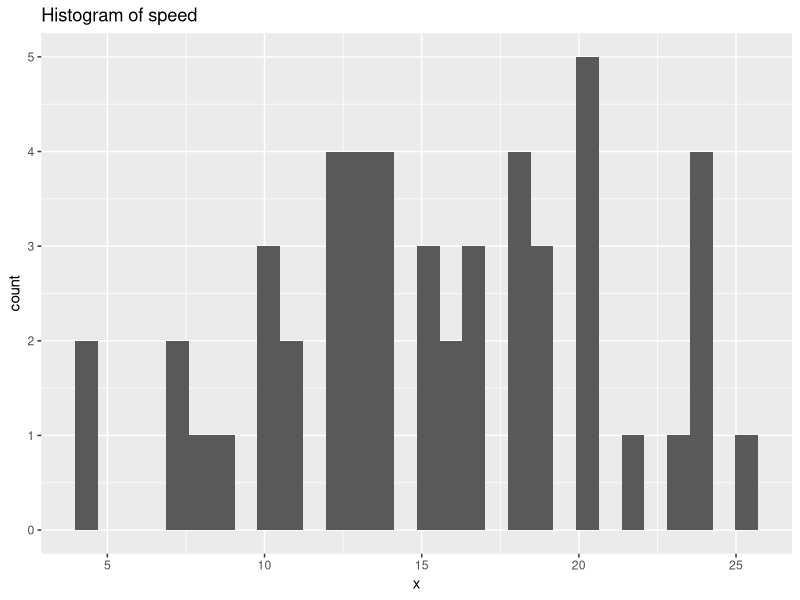
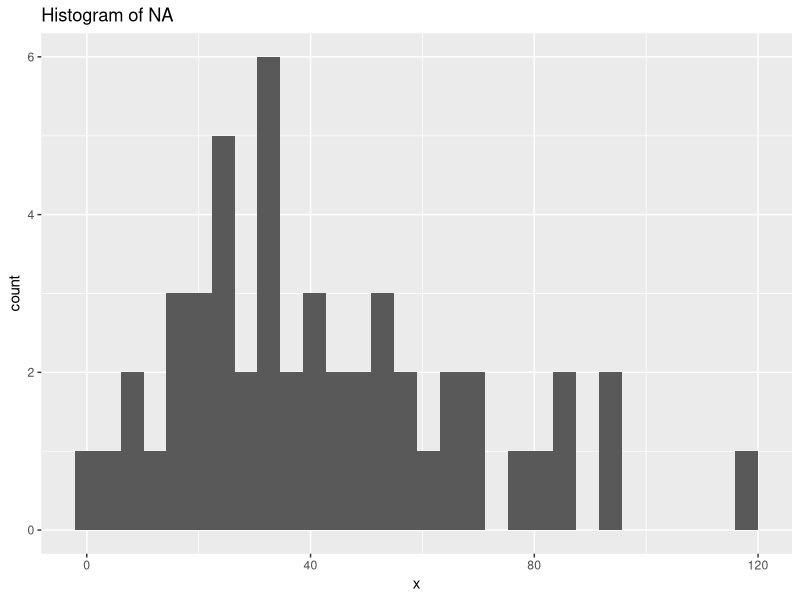
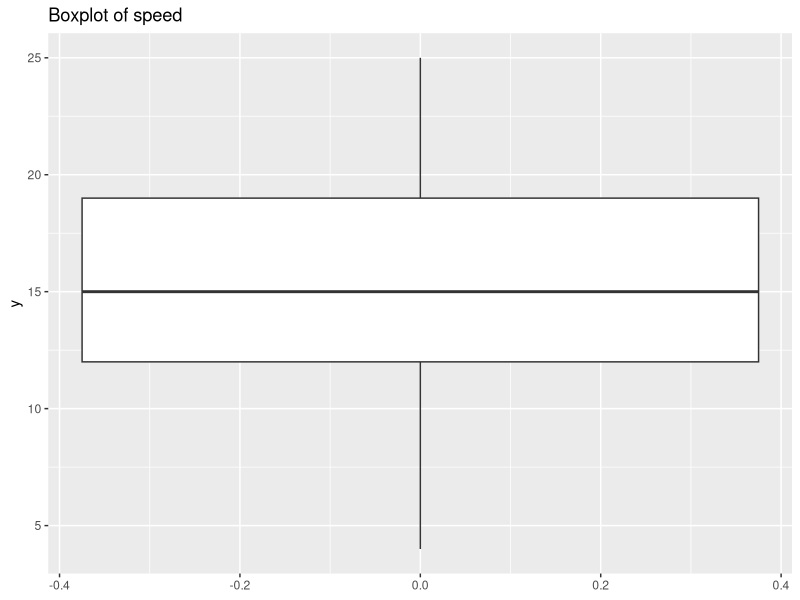
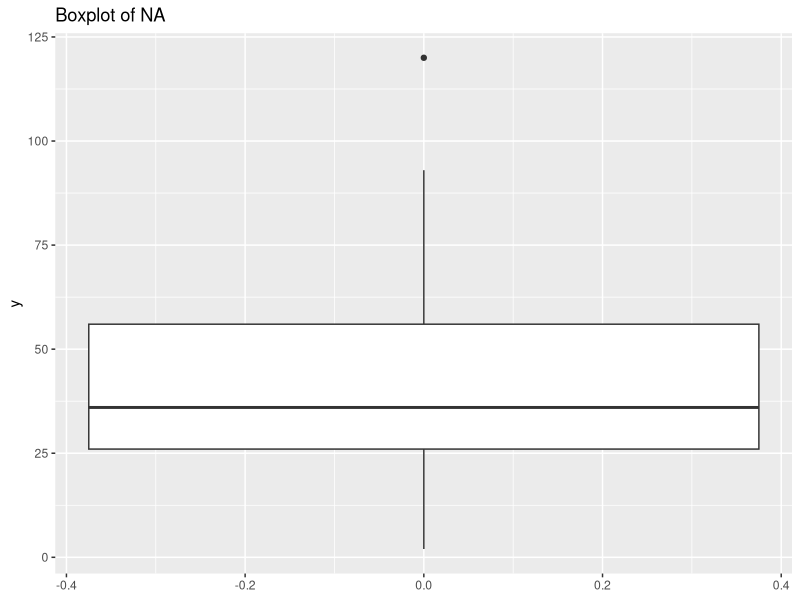
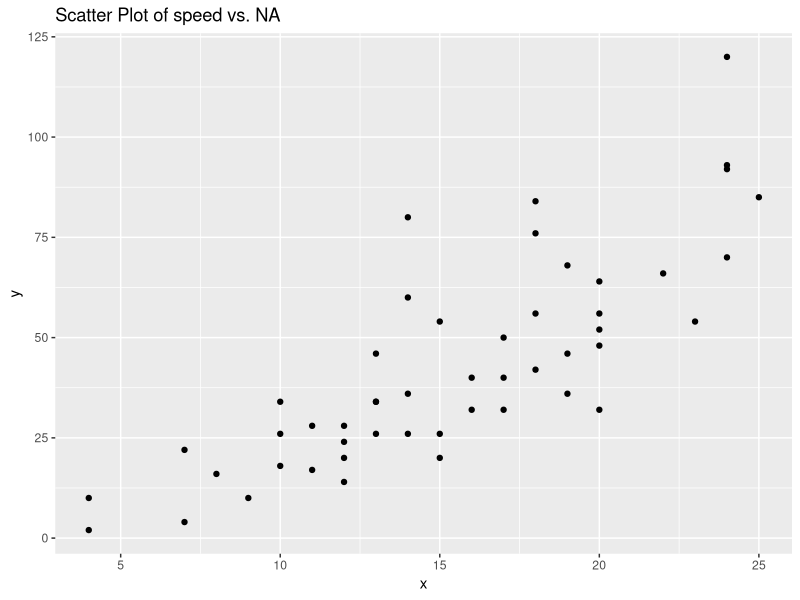

Write R code to recreate these figures, in order. (Note: this script raises an error after producing the figures.)
library(ggplot2)
library(dplyr)
library(reshape2)

# Function to generate histograms for all numeric columns
generate_histograms <- function(data) {
  numeric_cols <- Filter(is.numeric, data)
  plots <- lapply(numeric_cols, function(col) {
    col_name <- colnames(data)[which(data == col)]
    ggplot(data, aes(x = !!col)) +
      geom_histogram() +
      labs(title = paste("Histogram of", col_name))
  })
  return(plots)
}

# Function to generate boxplots for all numeric columns
generate_boxplots <- function(data) {
  numeric_cols <- Filter(is.numeric, data)
  plots <- lapply(numeric_cols, function(col) {
    col_name <- colnames(data)[which(data == col)]
    ggplot(data, aes(y = !!col)) +
      geom_boxplot() +
      labs(title = paste("Boxplot of", col_name))
  })
  return(plots)
}

# Function to generate bar plots for all categorical columns
generate_barplots <- function(data) {
  categorical_cols <- Filter(is.factor, data)
  plots <- lapply(categorical_cols, function(col) {
    col_name <- colnames(data)[which(data == col)]
    ggplot(data, aes(x = !!col)) +
      geom_bar() +
      labs(title = paste("Barplot of", col_name))
  })
  return(plots)
}

# Function to generate scatter plots for all pairs of numeric columns
generate_scatterplots <- function(data) {
  numeric_cols <- Filter(is.numeric, data)
  combinations <- combn(numeric_cols, 2, simplify = FALSE)
  plots <- lapply(combinations, function(pair) {
    col1_name <- colnames(data)[which(data == pair[[1]])]
    col2_name <- colnames(data)[which(data == pair[[2]])]
    ggplot(data, aes(x = !!pair[[1]], y = !!pair[[2]])) +
      geom_point() +
      labs(title = paste("Scatter Plot of", col1_name, "vs.", col2_name))
  })
  return(plots)
}

# Function to print a list of plots
print_plots <- function(plots) {
  for (i in seq_along(plots)) {
    print(plots[[i]])
  }
}

# Example usage with the mtcars dataset

histograms <- generate_histograms(cars)
boxplots <- generate_boxplots(cars)
barplots <- generate_barplots(cars)
scatterplots <- generate_scatterplots(cars)

# Print all generated plots
print_plots(histograms)
print_plots(boxplots)
print_plots(barplots)
print_plots(scatterplots)

melt(cars)

cars1<-cars %>% 
  mutate(across(where(is.factor), ~ as.numeric(unclass(.)))) %>% 
  mutate(VehGas = as.numeric(VehGas == 'Diesel'))

cor(cars1 %>% select(-IDpol)) %>% heatmap(keep.dendro = TRUE)

ggplot(data = melt(cars), aes(x=ClaimNb, y=VehPower, fill=value)) + 
  geom_tile()
